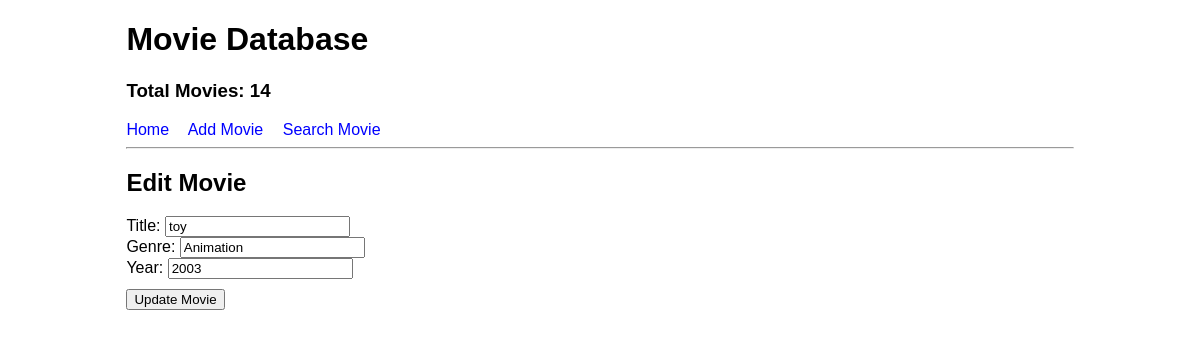
The app's page /1/edit with its own data.
### tables this page shows
CREATE TABLE movies (
        m_id INTEGER PRIMARY KEY AUTOINCREMENT,
        title TEXT NOT NULL,
        genre TEXT,
        year INTEGER
        );

### main.py (the view, shortened to what this page needs)
@app.route('/<int:m_id>/edit', methods=('GET', 'POST'))
def update_movie(m_id):
    conn = get_db_connection()
    movie = conn.execute('SELECT * FROM movies WHERE m_id = ?', (m_id,)).fetchone()
    total = count()
    conn.close()
    return render_template('update_movie.html', movie=movie, total=total)

### main.py (called while the page is built)
def get_db_connection():
    conn = sqlite3.connect('movies.db')
    conn.row_factory = sqlite3.Row  # This allows us to access the columns by name
    return conn

def count():
    conn = get_db_connection()
    total = conn.execute('SELECT COUNT(*) FROM movies').fetchone()
    conn.close()
    return total

### templates/update_movie.html
{% extends 'base.html' %}
{% block content %}
    <h2>Edit Movie</h2>
    <form method="post">
        <label for="title">Title:</label>
        <input type="text" id="title" name="title" value="{{ movie.title }}" required>
        <br>
        <label for="genre">Genre:</label>
        <input type="text" id="genre" name="genre" value="{{ movie.genre }}">
        <br>
        <label for="year">Year:</label>
        <input type="number" id="year" name="year" value="{{ movie.year }}" required>
        <br>
        <button type="submit">Update Movie</button>
    </form>
{% endblock %}

### static/style.css (style rules this page uses)
body { font-family: Arial, sans-serif; }
form { margin-top: 10px; }
button { margin-top: 10px; }

### records on screen
movies: title "toy", genre "Animation", year "2003"

### other values on screen
{{ total[0] }} "14"
